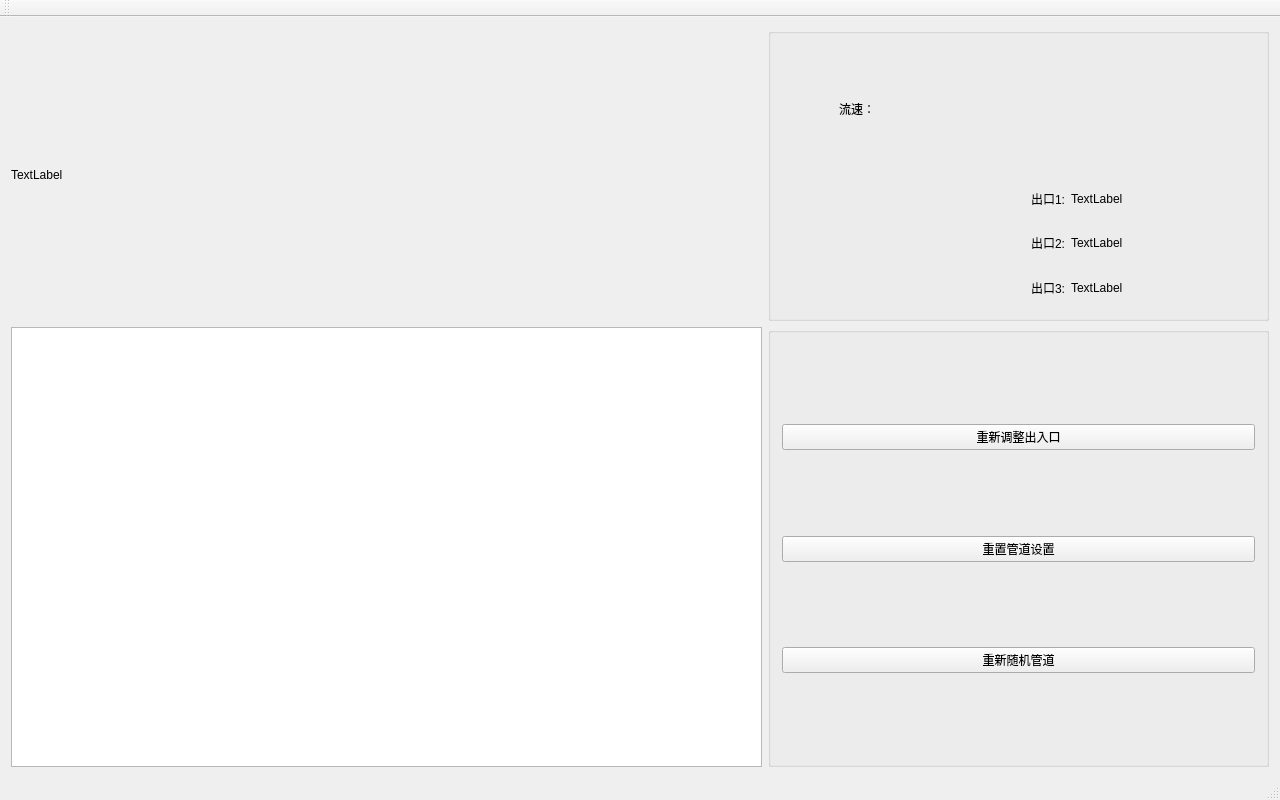
<?xml version="1.0" encoding="UTF-8"?>
<ui version="4.0">
 <class>MainWindow</class>
 <widget class="QMainWindow" name="MainWindow">
  <property name="geometry">
   <rect>
    <x>0</x>
    <y>0</y>
    <width>1280</width>
    <height>800</height>
   </rect>
  </property>
  <property name="windowTitle">
   <string>MainWindow</string>
  </property>
  <widget class="QWidget" name="centralWidget">
   <layout class="QVBoxLayout" name="verticalLayout">
    <item>
     <layout class="QGridLayout" name="gridLayout" rowstretch="2,3" columnstretch="3,2">
      <item row="1" column="1">
       <widget class="QGroupBox" name="buttonBox">
        <property name="title">
         <string/>
        </property>
        <layout class="QVBoxLayout" name="verticalLayout_2">
         <item>
          <layout class="QVBoxLayout" name="buttonVLayout">
           <item>
            <spacer name="verticalSpacer_3">
             <property name="orientation">
              <enum>Qt::Vertical</enum>
             </property>
             <property name="sizeHint" stdset="0">
              <size>
               <width>20</width>
               <height>40</height>
              </size>
             </property>
            </spacer>
           </item>
           <item>
            <widget class="QPushButton" name="resetInputButton">
             <property name="text">
              <string>重新调整出入口</string>
             </property>
            </widget>
           </item>
           <item>
            <spacer name="verticalSpacer">
             <property name="orientation">
              <enum>Qt::Vertical</enum>
             </property>
             <property name="sizeHint" stdset="0">
              <size>
               <width>20</width>
               <height>40</height>
              </size>
             </property>
            </spacer>
           </item>
           <item>
            <widget class="QPushButton" name="resetAllButton">
             <property name="text">
              <string>重置管道设置</string>
             </property>
            </widget>
           </item>
           <item>
            <spacer name="verticalSpacer_2">
             <property name="orientation">
              <enum>Qt::Vertical</enum>
             </property>
             <property name="sizeHint" stdset="0">
              <size>
               <width>20</width>
               <height>40</height>
              </size>
             </property>
            </spacer>
           </item>
           <item>
            <widget class="QPushButton" name="randomButton">
             <property name="text">
              <string>重新随机管道</string>
             </property>
            </widget>
           </item>
           <item>
            <spacer name="verticalSpacer_4">
             <property name="orientation">
              <enum>Qt::Vertical</enum>
             </property>
             <property name="sizeHint" stdset="0">
              <size>
               <width>20</width>
               <height>40</height>
              </size>
             </property>
            </spacer>
           </item>
          </layout>
         </item>
        </layout>
       </widget>
      </item>
      <item row="1" column="0">
       <widget class="QGraphicsView" name="pipesView"/>
      </item>
      <item row="0" column="0">
       <widget class="QLabel" name="nameLabel">
        <property name="text">
         <string>TextLabel</string>
        </property>
       </widget>
      </item>
      <item row="0" column="1">
       <widget class="QGroupBox" name="displayBox">
        <property name="title">
         <string/>
        </property>
        <layout class="QGridLayout" name="gridLayout_3" columnstretch="0">
         <item row="0" column="0">
          <layout class="QGridLayout" name="gridLayout_2" columnstretch="1,4">
           <item row="1" column="1">
            <layout class="QGridLayout" name="numGridLayout">
             <item row="0" column="0">
              <widget class="QLabel" name="outLabel1">
               <property name="text">
                <string>出口1:</string>
               </property>
               <property name="alignment">
                <set>Qt::AlignRight|Qt::AlignTrailing|Qt::AlignVCenter</set>
               </property>
              </widget>
             </item>
             <item row="1" column="0">
              <widget class="QLabel" name="outLabel2">
               <property name="text">
                <string>出口2:</string>
               </property>
               <property name="alignment">
                <set>Qt::AlignRight|Qt::AlignTrailing|Qt::AlignVCenter</set>
               </property>
              </widget>
             </item>
             <item row="2" column="0">
              <widget class="QLabel" name="outLabel3">
               <property name="text">
                <string>出口3:</string>
               </property>
               <property name="alignment">
                <set>Qt::AlignRight|Qt::AlignTrailing|Qt::AlignVCenter</set>
               </property>
              </widget>
             </item>
             <item row="0" column="1">
              <widget class="QLabel" name="lcdNum1">
               <property name="text">
                <string>TextLabel</string>
               </property>
              </widget>
             </item>
             <item row="1" column="1">
              <widget class="QLabel" name="lcdNum2">
               <property name="text">
                <string>TextLabel</string>
               </property>
              </widget>
             </item>
             <item row="2" column="1">
              <widget class="QLabel" name="lcdNum3">
               <property name="text">
                <string>TextLabel</string>
               </property>
              </widget>
             </item>
            </layout>
           </item>
           <item row="0" column="0">
            <widget class="QLabel" name="speedLabel">
             <property name="text">
              <string>流速：</string>
             </property>
             <property name="alignment">
              <set>Qt::AlignRight|Qt::AlignTrailing|Qt::AlignVCenter</set>
             </property>
            </widget>
           </item>
          </layout>
         </item>
        </layout>
       </widget>
      </item>
     </layout>
    </item>
   </layout>
  </widget>
  <widget class="QMenuBar" name="menuBar">
   <property name="geometry">
    <rect>
     <x>0</x>
     <y>0</y>
     <width>1280</width>
     <height>22</height>
    </rect>
   </property>
  </widget>
  <widget class="QToolBar" name="mainToolBar">
   <attribute name="toolBarArea">
    <enum>TopToolBarArea</enum>
   </attribute>
   <attribute name="toolBarBreak">
    <bool>false</bool>
   </attribute>
  </widget>
  <widget class="QStatusBar" name="statusBar"/>
 </widget>
 <layoutdefault spacing="6" margin="11"/>
 <resources/>
 <connections/>
</ui>
